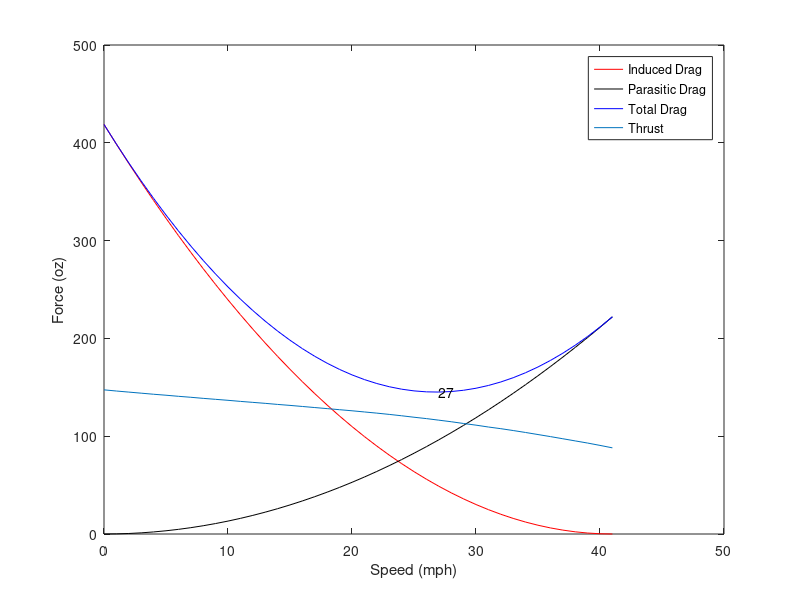

Source code (MATLAB):
clear all
close all
clc

Dinew =  0;
Dpnew = 0;
Dnew = 0;

cl = 1.7

;
%coefficient of lift
s = 135;%span
c = 22;%chord
AR = s/c;%aspect ratio
ef = .75; %efficiency

cdi = (cl^2)/(pi*AR*ef);

cdo = .106;
rho = 0.00004335;
S = s*c;


V = [0	17.6	35.2	52.8	70.4	88	105.6	123.2	140.8	158.4	176	193.6	211.2	228.8	246.4	264	281.6	299.2	316.8	334.4	352	369.6	387.2	404.8	422.4	440	457.6	475.2	492.8	510.4	528	545.6	563.2	580.8	598.4	616	633.6	651.2	668.8	686.4	704	721.6];
Thrust = [147.4	146.2	145.1	144	142.9	141.9	140.8	139.8	138.7	137.7	136.7	135.6	134.6	133.6	132.5	131.5	130.4	129.3	128.2	127.1	126	124.8	123.6	122.3	120.9	119.4	118	116.4	114.8	113	111.3	109.4	107.7	105.8	103.8	101.7	99.6	97.4	95.2	93	90.6	88.1];



for i = 1:length(V)
Di = cdi*(.5*rho*(V(i)^2)*S);
Dinew = [Dinew Di];

Dp = .5*rho*(V(i)^2)*cdo*S;
Dpnew = [Dpnew Dp];



end

Di_correct = fliplr(Dinew(2:end))*.0625;
Dp_correct = Dpnew(2:end)*.0625;

D_correct = Di_correct + Dp_correct;

minD = min(D_correct);
index = find(D_correct == minD);
effspeed = V(index);
V = V*0.0568182;
plot(V,Di_correct,'r')
hold on
plot(V,Dp_correct,'k')
hold on
plot(V, D_correct,'b')
hold on
plot(V, Thrust)
hold on
text(effspeed*0.0568182, minD, num2str(effspeed*0.0568182))
xlabel('Speed (mph)');
ylabel('Force (oz)');
legend('Induced Drag', 'Parasitic Drag', 'Total Drag', 'Thrust')


